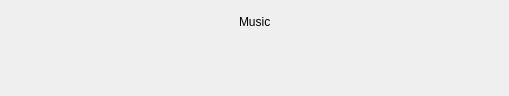
<?xml version="1.0" encoding="UTF-8"?>
<ui version="4.0">
 <class>MusicWidget</class>
 <widget class="QWidget" name="MusicWidget">
  <property name="geometry">
   <rect>
    <x>0</x>
    <y>0</y>
    <width>509</width>
    <height>96</height>
   </rect>
  </property>
  <property name="windowTitle">
   <string>Form</string>
  </property>
  <layout class="QVBoxLayout" name="verticalLayout_3">
   <property name="spacing">
    <number>1</number>
   </property>
   <property name="leftMargin">
    <number>0</number>
   </property>
   <property name="topMargin">
    <number>0</number>
   </property>
   <property name="rightMargin">
    <number>0</number>
   </property>
   <property name="bottomMargin">
    <number>0</number>
   </property>
   <item>
    <widget class="QWidget" name="musicTitleWidget" native="true">
     <property name="minimumSize">
      <size>
       <width>0</width>
       <height>32</height>
      </size>
     </property>
     <property name="maximumSize">
      <size>
       <width>16777215</width>
       <height>32</height>
      </size>
     </property>
     <layout class="QVBoxLayout" name="verticalLayout">
      <property name="spacing">
       <number>1</number>
      </property>
      <property name="leftMargin">
       <number>0</number>
      </property>
      <property name="topMargin">
       <number>0</number>
      </property>
      <property name="rightMargin">
       <number>0</number>
      </property>
      <property name="bottomMargin">
       <number>0</number>
      </property>
      <item>
       <spacer name="verticalSpacer">
        <property name="orientation">
         <enum>Qt::Vertical</enum>
        </property>
        <property name="sizeHint" stdset="0">
         <size>
          <width>20</width>
          <height>32</height>
         </size>
        </property>
       </spacer>
      </item>
      <item>
       <layout class="QHBoxLayout" name="horizontalLayout">
        <item>
         <spacer name="horizontalSpacer">
          <property name="orientation">
           <enum>Qt::Horizontal</enum>
          </property>
          <property name="sizeHint" stdset="0">
           <size>
            <width>40</width>
            <height>20</height>
           </size>
          </property>
         </spacer>
        </item>
        <item>
         <widget class="QLabel" name="label">
          <property name="text">
           <string>Music</string>
          </property>
         </widget>
        </item>
        <item>
         <spacer name="horizontalSpacer_2">
          <property name="orientation">
           <enum>Qt::Horizontal</enum>
          </property>
          <property name="sizeHint" stdset="0">
           <size>
            <width>40</width>
            <height>20</height>
           </size>
          </property>
         </spacer>
        </item>
       </layout>
      </item>
     </layout>
    </widget>
   </item>
   <item>
    <widget class="QWidget" name="audioWidget" native="true">
     <property name="minimumSize">
      <size>
       <width>0</width>
       <height>63</height>
      </size>
     </property>
     <property name="maximumSize">
      <size>
       <width>16777215</width>
       <height>63</height>
      </size>
     </property>
     <layout class="QVBoxLayout" name="verticalLayout_2">
      <property name="spacing">
       <number>0</number>
      </property>
      <property name="leftMargin">
       <number>0</number>
      </property>
      <property name="topMargin">
       <number>0</number>
      </property>
      <property name="rightMargin">
       <number>0</number>
      </property>
      <property name="bottomMargin">
       <number>0</number>
      </property>
      <item>
       <spacer name="verticalSpacer_2">
        <property name="orientation">
         <enum>Qt::Vertical</enum>
        </property>
        <property name="sizeHint" stdset="0">
         <size>
          <width>20</width>
          <height>36</height>
         </size>
        </property>
       </spacer>
      </item>
      <item>
       <widget class="AudioItem" name="audioItem" native="true"/>
      </item>
      <item>
       <spacer name="verticalSpacer_3">
        <property name="orientation">
         <enum>Qt::Vertical</enum>
        </property>
        <property name="sizeHint" stdset="0">
         <size>
          <width>20</width>
          <height>37</height>
         </size>
        </property>
       </spacer>
      </item>
     </layout>
    </widget>
   </item>
  </layout>
 </widget>
 <customwidgets>
  <customwidget>
   <class>AudioItem</class>
   <extends>QWidget</extends>
   <header>audioitem.h</header>
   <container>1</container>
  </customwidget>
 </customwidgets>
 <resources/>
 <connections/>
</ui>
